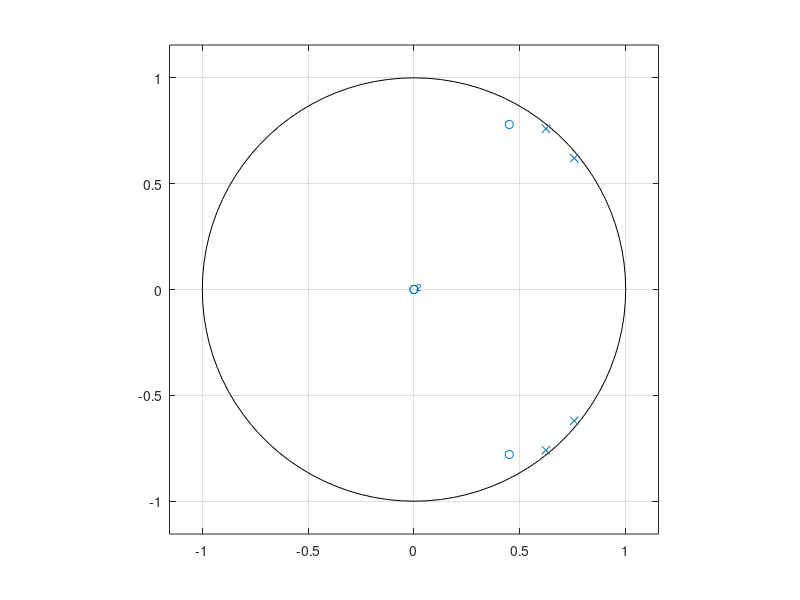

Reproduce this figure in MATLAB.
clc
clf
close all
clearvars

% generate system transfer function
num = [1, -0.9, 0.81];
den = [1, -2.76, 3.809, -2.654, 0.924];
% sys = filt(num, den);
% [impResp, n] = impulse(sys);
zplane(num, den)